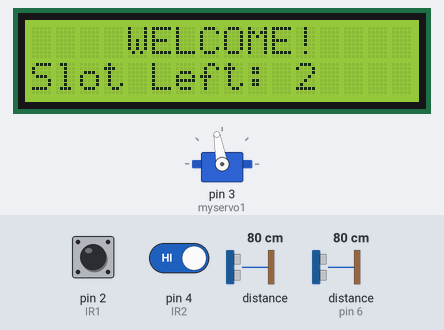
Recording of a sketch running on a simulated Arduino Uno, built with avr-gcc and run on an emulated ATmega328P. Parts: 16×2 character LCD, servo. Wiring (inferred from the names in the program): 2 × ultrasonic range finder: trigger pin 1, echo pin 0 / trigger pin 7, echo pin 6. The inputs (shaded band) are chosen by the test bench; at power-on: pin 2 (IR1) HIGH, distance to the obstacle 80 cm, distance to the obstacle (sensor on pin 6) 80 cm, pin 4 (IR2) HIGH. The echo pulse lasts 58.3 µs per cm; no radio packets arrive unless stated.

Above: at 3.3 s.
3.4 s: pin 2 (IR1) driven LOW
At 4.5 s:
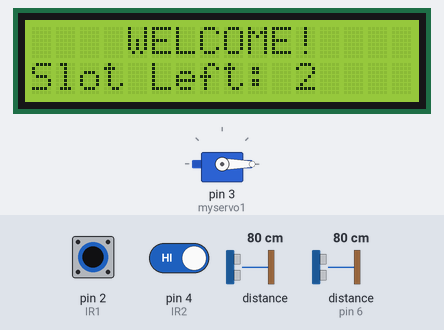
5.1 s: distance to the obstacle (sensor 0) set to 2 cm
At 7.7 s:
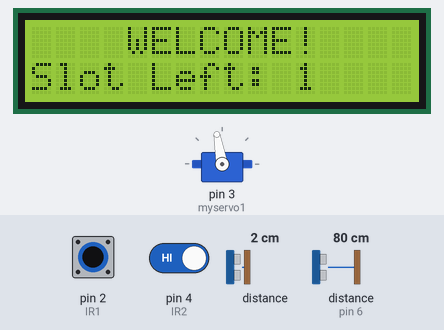
8.1 s: distance to the obstacle (sensor on pin 6) set to 2 cm
At 8.8 s:
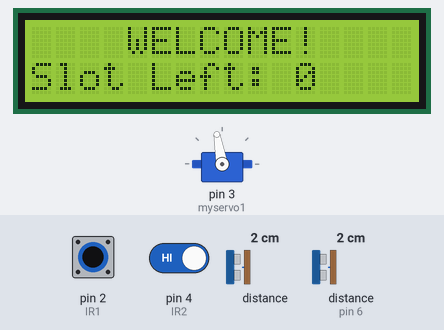
9.8 s: pin 2 (IR1) pulsed HIGH 2 times (0.12 s each, 0.3 s apart)
At 11.2 s:
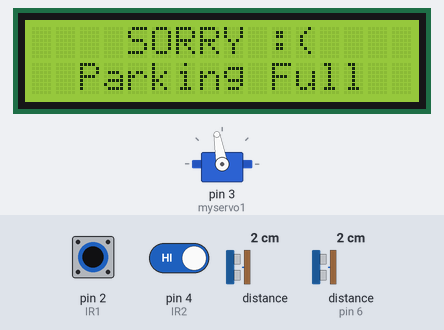
13.4 s: pin 4 (IR2) driven LOW
At 14.8 s:
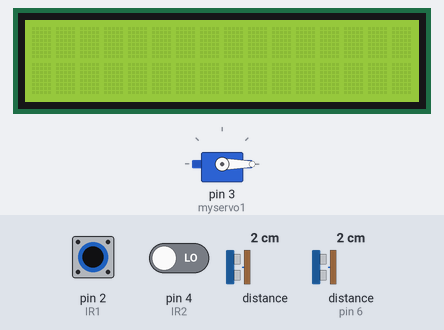
Timing chart, 0 to 17.9 s (numbered marks = the images above; inputs shaded):
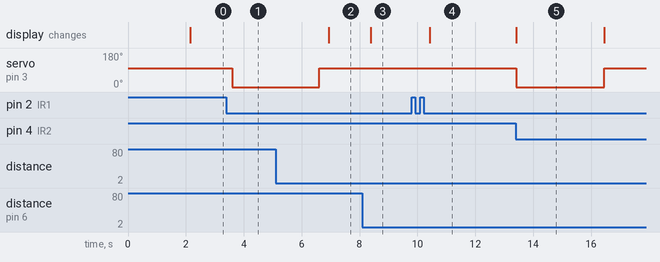

The sketch:

transmitted_LoRa_arduino.ino
```cpp
#define LORA_SS_PIN 10
#define LORA_RST_PIN 9
#define LORA_DI0_PIN 8

#include <SPI.h>
#include <LoRa.h>
#include <String.h>
#include <Wire.h>
#include <LiquidCrystal_I2C.h>
LiquidCrystal_I2C lcd(0x27, 16, 2); //Change the HEX address
#include <Servo.h>

const unsigned int Tr1 = 7;
const unsigned int E1 = 6;
const unsigned int Tr2 = 1;
const unsigned int E2 = 0;
boolean a = false;
int s1 = 0;
int s2 = 0;
Servo myservo1;


int IR1 = 2; //cảm biến 1 nối với cổng 2 con truoc dây mát màu xanh
int IR2 = 4; //cảm biến 2 nối với cổng 4 vong con sau dây nóng màu đỏ

int Slot = 2;           //Enter Total number of parking Slots
int flag1 = 0;
int flag2 = 0;
void setup() {
  // bãi giữ xe
  lcd.init();
  lcd.backlight();
  pinMode(IR1, INPUT);
  pinMode(IR2, INPUT);
  pinMode(Tr1, OUTPUT);
  pinMode(E1, INPUT);
  pinMode(Tr2, OUTPUT);
  pinMode(E2, INPUT);
  myservo1.attach(3);
  myservo1.write(100);
  lcd.setCursor (0, 0);
  lcd.print("     ARDUINO    ");
  lcd.setCursor (0, 1);
  lcd.print(" PARKING SYSTEM ");
  delay (2000);
  lcd.clear();
  // hết bãi giữ
// Serial.begin(9600);
  //while (!Serial);
  LoRa.setPins(LORA_SS_PIN, LORA_RST_PIN, LORA_DI0_PIN);
  if (!LoRa.begin(433E6)) {
    while (1);
  }
  LoRa.setTxPower(20);
}

void loop() {
  a = false;
  if (digitalRead (IR1) == LOW && flag1 == 0) { // LOW : nhận được cảm biết
    if (Slot > 0) {
      flag1 = 1;
      if (flag2 == 0) {
        myservo1.write(0); //open
        a = true;
       // Slot = Slot - 1;
      }

    } else {
      lcd.setCursor (0, 0);
      lcd.print("    SORRY :(    ");
      lcd.setCursor (0, 1);
      lcd.print("  Parking Full  ");
      delay (3000);
      lcd.clear();
    }
  }
  //fl1=1
  if (digitalRead (IR2) == LOW && flag2 == 0) {
    flag2 = 1;
    if (flag1 == 0) {
      myservo1.write(0); //open
      a = true;
     // Slot = Slot + 1;
    }
  }

//  if (flag1 == 1 && flag2 == 1) {
//
//    delay (2000); // khoang thoi gian chờ xe đi qua
//
//    myservo1.write(100); //close
//    flag1 = 0, flag2 = 0;
//    if (digitalRead (IR2) == LOW) {
//      flag2 = 1;
//    }
//    if (digitalRead (IR1) == LOW) {
//      flag1 = 1;
//    }
//  }

  if (a == true) {
    delay (3000); // khoang thoi gian chờ xe đi qua

    myservo1.write(100); //close
    flag1 = 0, flag2 = 0;
    if (digitalRead (IR2) == LOW) {
      flag2 = 1;
    }
    if (digitalRead (IR1) == LOW) {
      flag1 = 1;
    }
  }

  if (digitalRead (IR2) == HIGH) {
    flag2 = 0;
  }

  if (digitalRead (IR1) == HIGH) {
    flag1 = 0;
  }

  lcd.setCursor (0, 0);
  lcd.print("    WELCOME!    ");
  lcd.setCursor (0, 1);
  lcd.print("Slot Left: ");
  lcd.print(Slot);
  String s = "Slot Left: " + String(Slot);

  digitalWrite(Tr1, LOW);
  delayMicroseconds(2);
  digitalWrite(Tr1, HIGH);
  delayMicroseconds(10);
  digitalWrite(Tr1, LOW);
  const unsigned long duration1 = pulseIn(E1, HIGH);
  int distance1 = duration1 / 29 / 2;
  delay(50);


  digitalWrite(Tr2, LOW);
  delayMicroseconds(2);
  digitalWrite(Tr2, HIGH);
  delayMicroseconds(10);
  digitalWrite(Tr2, LOW);
  const unsigned long duration2 = pulseIn(E2, HIGH);
  int distance2 = duration2 / 29 / 2;
  delay(50);

  if (distance1 <= 10 && s1 == 0) {
    s1 = 1;
    Slot = Slot - 1;
  }
  if(distance1 > 10 && s1 == 1){
    s1 = 0;
    Slot = Slot + 1;
  }
  if (distance2 <= 10 && s2 == 0) {
    s2 = 1;
    Slot = Slot -1;
  }
  if(distance2 > 10 && s2 == 1) {
    s2 = 0 ;
    Slot = Slot +1;
  }
  String dataToSend = String(s1) + ", " + String(s2);
  LoRa.beginPacket();
  LoRa.print(dataToSend);
  LoRa.endPacket();
  delay(100);
}
```

Measured:
- after the input at 3.4 s, servo on pin 3 (myservo1): 100° → 0° after 0.21 s
- after the input at 5.1 s, the display: changes after 1.8 s (image 2)
- after the input at 8.1 s, the display: changes after 0.29 s (image 3)
- after the input at 9.8 s, the display: changes after 0.62 s (image 4)
- after the input at 13.4 s, servo on pin 3 (myservo1): 100° → 0° at once, → 100° 3.0 s later; the display: changes at once (image 5)
